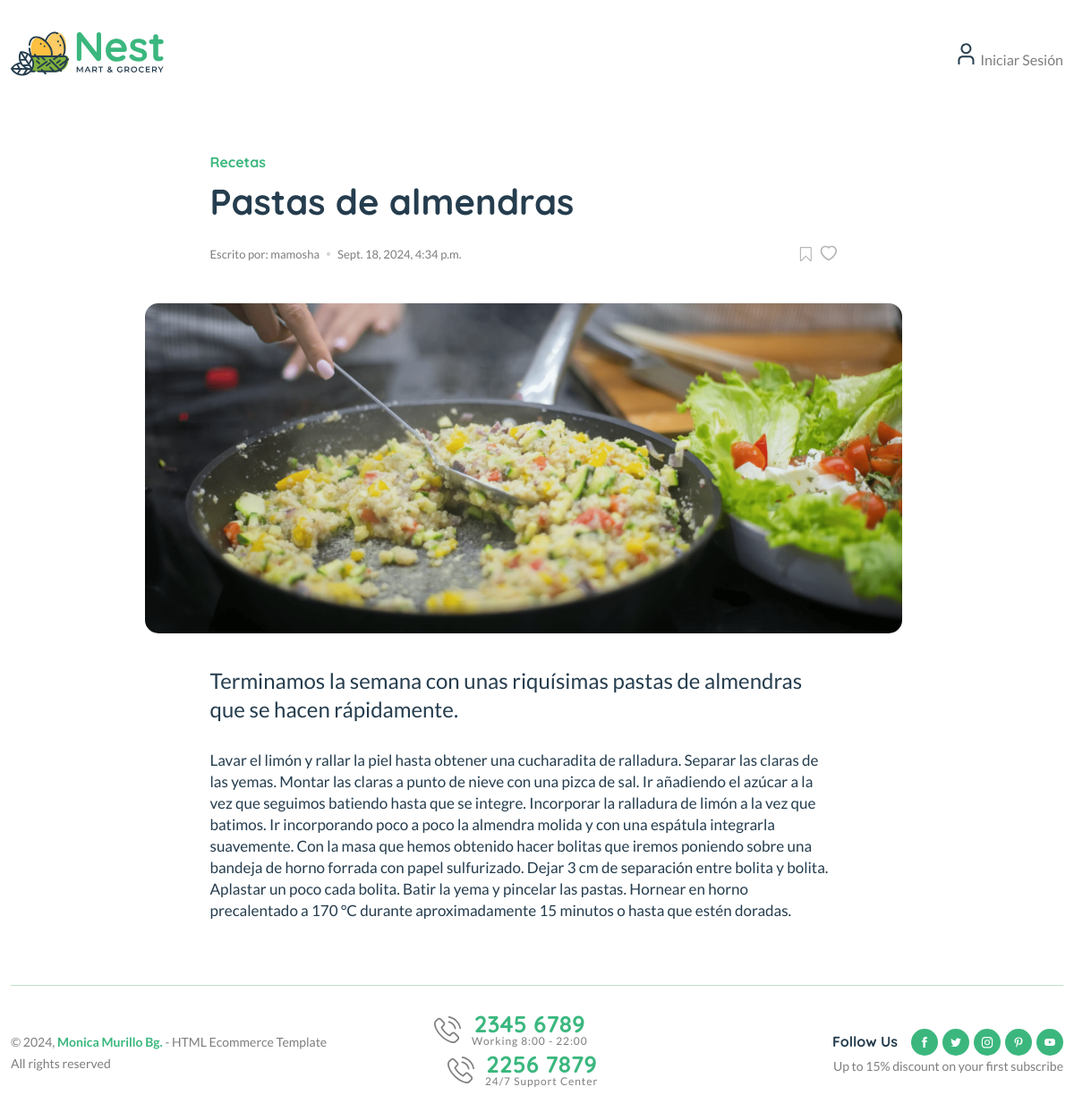
Screenshot of /blog/pastas-de-almendras with the database file from the repository.
### blogs/models.py (models this page shows, shortened)
class Blog(models.Model):
    title = models.CharField(max_length=100)
    slug = models.SlugField(max_length=150, unique=True, blank=True)
    category = models.ForeignKey(Category, on_delete=models.CASCADE) # Relacion con otra tabla
    author = models.ForeignKey(User, on_delete=models.CASCADE)
    featured_image = models.ImageField(upload_to='uploads/%Y/%m/%d')
    short_description = models.TextField(max_length=500)
    blog_body = models.TextField(max_length=2000)
    status = models.TextField(max_length=20, choices=STATUS_CHOICES, default='Draft') #Publicado o modo borrador
    is_featured = models.BooleanField(default=False) #Destacado
    created_at = models.DateTimeField(auto_now_add=True)
    updated_at = models.DateTimeField(auto_now=True)

### blogs/views.py (the view)
# urls.py: path('blog/<slug:slug>', BlogsViews.blogs, name='blogs'),
def blogs(request, slug):
    single_blog = get_object_or_404(Blog, slug=slug)
    context = {
        'single_blog': single_blog,
    }
    return render(request, 'blogs.html', context)

### blogs/context_processors.py (called while the page is built)
def get_categories(request):
    categories = Category.objects.all()
    return dict(categories=categories)

### templates/blogs.html
{% extends "base.html"  %}
{% load static %}
{% block content %}
<main class="main">
    <div class="page-content mb-50">
        <div class="container">
            <div class="row">
                <div class="col-lg-9 m-auto">
                    <div class="single-page pt-50 pr-30">
                        <div class="single-header style-2">
                            <div class="row">
                                <div class="col-xl-10 col-lg-12 m-auto">
                                    <h6 class="mb-10"><a href="#">Recetas</a></h6>
                                    <h2 class="mb-10">{{ single_blog.title }}</h2>
                                    <div class="single-header-meta">
                                        <div class="entry-meta meta-1 font-xs mt-15 mb-15">
                                            <span class="post-by">Escrito por: {{ single_blog.author }} </a></span>
                                            <span class="post-on has-dot"> {{ single_blog.created_at }} </span>
                                        </div>
                                        <div class="social-icons single-share">
                                            <ul class="text-grey-5 d-inline-block">
                                                <li class="mr-5"><a href="#"><img src="{%  static 'assets/imgs/theme/icons/icon-bookmark.svg' %}" alt=""></a></li>
                                                <li><img src="{% static 'assets/imgs/theme/icons/icon-heart-2.svg' %}" alt=""></li>
                                            </ul>
                                        </div>
                                    </div>
                                </div>
                            </div>
                        </div>
                        <figure class="single-thumbnail">
                            <img src="{{ single_blog.featured_image.url }}" alt="">
                        </figure>
                        <div class="single-content">
                            <div class="row">
                                <div class="col-xl-10 col-lg-12 m-auto">
                                    <p class="single-excerpt"> {{ single_blog.short_description }} </p>
                                    <p> {{ single_blog.blog_body }} </p>
                            </div>
                        </div>
                    </div>
                </div>
            </div>
        </div>
    </div>
    </div>
</main>
{% endblock %}

### rows the page displays
Blog: title "Pastas de almendras", author "mamosha", created_at "Sept. 18, 2024, 4:34 p.m.", featured_image (picture), short_description "Terminamos la semana con unas riquísimas pastas de almendras que se hacen rápidamente.", blog_body "Lavar el limón y rallar la piel hasta obtener una cucharadita de ralladura. Separar las claras de las yemas. Montar las claras a punto de nieve con una pizca de sal. Ir añadiendo el azúcar a la vez que seguimos batiendo hasta que se integre. Incorporar la ralladura de limón a la vez que batimos. Ir incorporando poco a poco la almendra molida y con una espátula integrarla suavemente. Con la masa que hemos obtenido hacer bolitas que iremos poniendo sobre una bandeja de horno forrada con papel sulfurizado. Dejar 3 cm de separación entre bolita y bolita. Aplastar un poco cada bolita. Batir la yema y pincelar las pastas. Hornear en horno precalentado a 170 °C durante aproximadamente 15 minutos o…"
